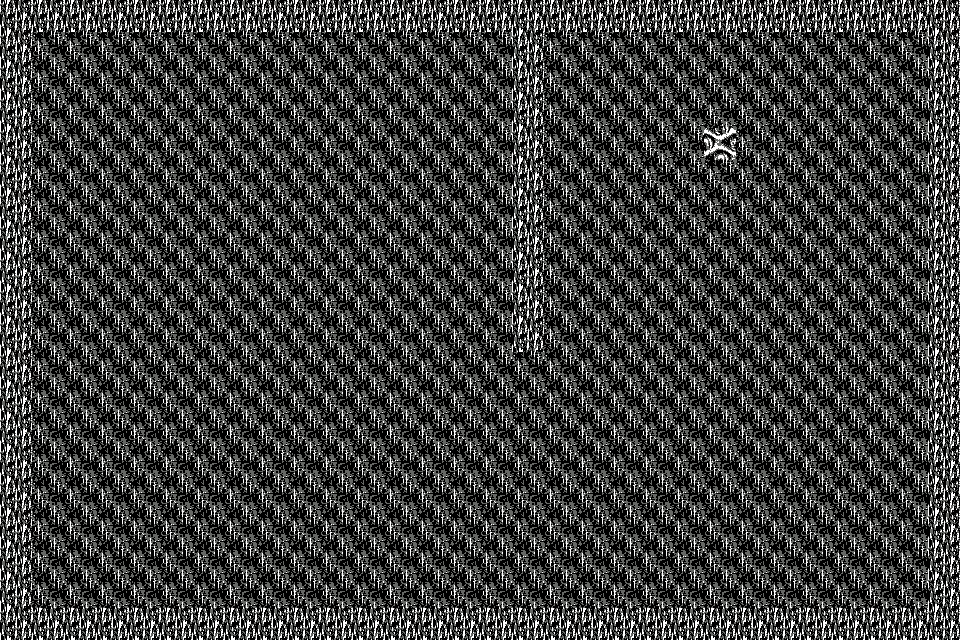

Tiled map render using the project's own tile images. Description and the whole map definition, tile-layer contents included, below:
An orthogonal 30x20 tile map with 32x32 px tiles, 3 tile layers (walls, main, notes).

<map version="1.10" tiledversion="1.12.2" orientation="orthogonal" renderorder="right-down" width="30" height="20" tilewidth="32" tileheight="32" infinite="0" nextlayerid="4" nextobjectid="1">
 <tileset firstgid="1" source="horror 32 2.tsx" />
 <layer id="1" name="walls" width="30" height="20">
  <data encoding="csv">
9,9,9,9,9,9,9,9,9,9,9,9,9,9,9,9,9,9,9,9,9,9,9,9,9,9,9,9,9,9,
9,0,0,0,0,0,0,0,0,0,0,0,0,0,0,0,9,0,0,0,0,0,0,0,0,0,0,0,0,9,
9,0,0,0,0,0,0,0,0,0,0,0,0,0,0,0,9,0,0,0,0,0,0,0,0,0,0,0,0,9,
9,0,0,0,0,0,0,0,0,0,0,0,0,0,0,0,9,0,0,0,0,0,0,0,0,0,0,0,0,9,
9,0,0,0,0,0,0,0,0,0,0,0,0,0,0,0,9,0,0,0,0,0,0,0,0,0,0,0,0,9,
9,0,0,0,0,0,0,0,0,0,0,0,0,0,0,0,9,0,0,0,0,0,0,0,0,0,0,0,0,9,
9,0,0,0,0,0,0,0,0,0,0,0,0,0,0,0,9,0,0,0,0,0,0,0,0,0,0,0,0,9,
9,0,0,0,0,0,0,0,0,0,0,0,0,0,0,0,9,0,0,0,0,0,0,0,0,0,0,0,0,9,
9,0,0,0,0,0,0,0,0,0,0,0,0,0,0,0,9,0,0,0,0,0,0,0,0,0,0,0,0,9,
9,0,0,0,0,0,0,0,0,0,0,0,0,0,0,0,9,0,0,0,0,0,0,0,0,0,0,0,0,9,
9,0,0,0,0,0,0,0,0,0,0,0,0,0,0,0,9,0,0,0,0,0,0,0,0,0,0,0,0,9,
9,0,0,0,0,0,0,0,0,0,0,0,0,0,0,0,0,0,0,0,0,0,0,0,0,0,0,0,0,9,
9,0,0,0,0,0,0,0,0,0,0,0,0,0,0,0,0,0,0,0,0,0,0,0,0,0,0,0,0,9,
9,0,0,0,0,0,0,0,0,0,0,0,0,0,0,0,0,0,0,0,0,0,0,0,0,0,0,0,0,9,
9,0,0,0,0,0,0,0,0,0,0,0,0,0,0,0,0,0,0,0,0,0,0,0,0,0,0,0,0,9,
9,0,0,0,0,0,0,0,0,0,0,0,0,0,0,0,0,0,0,0,0,0,0,0,0,0,0,0,0,9,
9,0,0,0,0,0,0,0,0,0,0,0,0,0,0,0,0,0,0,0,0,0,0,0,0,0,0,0,0,9,
9,0,0,0,0,0,0,0,0,0,0,0,0,0,0,0,0,0,0,0,0,0,0,0,0,0,0,0,0,9,
9,0,0,0,0,0,0,0,0,0,0,0,0,0,0,0,0,0,0,0,0,0,0,0,0,0,0,0,0,9,
9,9,9,9,9,9,9,9,9,9,9,9,9,9,9,9,9,9,9,9,9,9,9,9,9,9,9,9,9,9
</data>
 </layer>
 <layer id="2" name="main" width="30" height="20">
  <data encoding="csv">
0,0,0,0,0,0,0,0,0,0,0,0,0,0,0,0,0,0,0,0,0,0,0,0,0,0,0,0,0,0,
0,6,6,6,6,6,6,6,6,6,6,6,6,6,6,6,0,6,6,6,6,6,6,6,6,6,6,6,6,0,
0,6,6,6,6,6,6,6,6,6,6,6,6,6,6,6,0,6,6,6,6,6,6,6,6,6,6,6,6,0,
0,6,6,6,6,6,6,6,6,6,6,6,6,6,6,6,0,6,6,6,6,6,6,6,6,6,6,6,6,0,
0,6,6,6,6,6,6,6,6,6,6,6,6,6,6,6,0,6,6,6,6,6,6,6,6,6,6,6,6,0,
0,6,6,6,6,6,6,6,6,6,6,6,6,6,6,6,0,6,6,6,6,6,6,6,6,6,6,6,6,0,
0,6,6,6,6,6,6,6,6,6,6,6,6,6,6,6,0,6,6,6,6,6,6,6,6,6,6,6,6,0,
0,6,6,6,6,6,6,6,6,6,6,6,6,6,6,6,0,6,6,6,6,6,6,6,6,6,6,6,6,0,
0,6,6,6,6,6,6,6,6,6,6,6,6,6,6,6,0,6,6,6,6,6,6,6,6,6,6,6,6,0,
0,6,6,6,6,6,6,6,6,6,6,6,6,6,6,6,0,6,6,6,6,6,6,6,6,6,6,6,6,0,
0,6,6,6,6,6,6,6,6,6,6,6,6,6,6,6,0,6,6,6,6,6,6,6,6,6,6,6,6,0,
0,6,6,6,6,6,6,6,6,6,6,6,6,6,6,6,6,6,6,6,6,6,6,6,6,6,6,6,6,0,
0,6,6,6,6,6,6,6,6,6,6,6,6,6,6,6,6,6,6,6,6,6,6,6,6,6,6,6,6,0,
0,6,6,6,6,6,6,6,6,6,6,6,6,6,6,6,6,6,6,6,6,6,6,6,6,6,6,6,6,0,
0,6,6,6,6,6,6,6,6,6,6,6,6,6,6,6,6,6,6,6,6,6,6,6,6,6,6,6,6,0,
0,6,6,6,6,6,6,6,6,6,6,6,6,6,6,6,6,6,6,6,6,6,6,6,6,6,6,6,6,0,
0,6,6,6,6,6,6,6,6,6,6,6,6,6,6,6,6,6,6,6,6,6,6,6,6,6,6,6,6,0,
0,6,6,6,6,6,6,6,6,6,6,6,6,6,6,6,6,6,6,6,6,6,6,6,6,6,6,6,6,0,
0,6,6,6,6,6,6,6,6,6,6,6,6,6,6,6,6,6,6,6,6,6,6,6,6,6,6,6,6,0,
0,0,0,0,0,0,0,0,0,0,0,0,0,0,0,0,0,0,0,0,0,0,0,0,0,0,0,0,0,0
</data>
 </layer>
 <layer id="3" name="notes" width="30" height="20">
  <data encoding="csv">
0,0,0,0,0,0,0,0,0,0,0,0,0,0,0,0,0,0,0,0,0,0,0,0,0,0,0,0,0,0,
0,0,0,0,0,0,0,0,0,0,0,0,0,0,0,0,0,0,0,0,0,0,0,0,0,0,0,0,0,0,
0,0,0,0,0,0,0,0,0,0,0,0,0,0,0,0,0,0,0,0,0,0,0,0,0,0,0,0,0,0,
0,0,0,0,0,0,0,0,0,0,0,0,0,0,0,0,0,0,0,0,0,0,0,0,0,0,0,0,0,0,
0,0,0,0,0,0,0,0,0,0,0,0,0,0,0,0,0,0,0,0,0,0,11,0,0,0,0,0,0,0,
0,0,0,0,0,0,0,0,0,0,0,0,0,0,0,0,0,0,0,0,0,0,0,0,0,0,0,0,0,0,
0,0,0,0,0,0,0,0,0,0,0,0,0,0,0,0,0,0,0,0,0,0,0,0,0,0,0,0,0,0,
0,0,0,0,0,0,0,0,0,0,0,0,0,0,0,0,0,0,0,0,0,0,0,0,0,0,0,0,0,0,
0,0,0,0,0,0,0,0,0,0,0,0,0,0,0,0,0,0,0,0,0,0,0,0,0,0,0,0,0,0,
0,0,0,0,0,0,0,0,0,0,0,0,0,0,0,0,0,0,0,0,0,0,0,0,0,0,0,0,0,0,
0,0,0,0,0,0,0,0,0,0,0,0,0,0,0,0,0,0,0,0,0,0,0,0,0,0,0,0,0,0,
0,0,0,0,0,0,0,0,0,0,0,0,0,0,0,0,0,0,0,0,0,0,0,0,0,0,0,0,0,0,
0,0,0,0,0,0,0,0,0,0,0,0,0,0,0,0,0,0,0,0,0,0,0,0,0,0,0,0,0,0,
0,0,0,0,0,0,0,0,0,0,0,0,0,0,0,0,0,0,0,0,0,0,0,0,0,0,0,0,0,0,
0,0,0,0,0,0,0,0,0,0,0,0,0,0,0,0,0,0,0,0,0,0,0,0,0,0,0,0,0,0,
0,0,0,0,0,0,0,0,0,0,0,0,0,0,0,0,0,0,0,0,0,0,0,0,0,0,0,0,0,0,
0,0,0,0,0,0,0,0,0,0,0,0,0,0,0,0,0,0,0,0,0,0,0,0,0,0,0,0,0,0,
0,0,0,0,0,0,0,0,0,0,0,0,0,0,0,0,0,0,0,0,0,0,0,0,0,0,0,0,0,0,
0,0,0,0,0,0,0,0,0,0,0,0,0,0,0,0,0,0,0,0,0,0,0,0,0,0,0,0,0,0,
0,0,0,0,0,0,0,0,0,0,0,0,0,0,0,0,0,0,0,0,0,0,0,0,0,0,0,0,0,0
</data>
 </layer>
</map>
